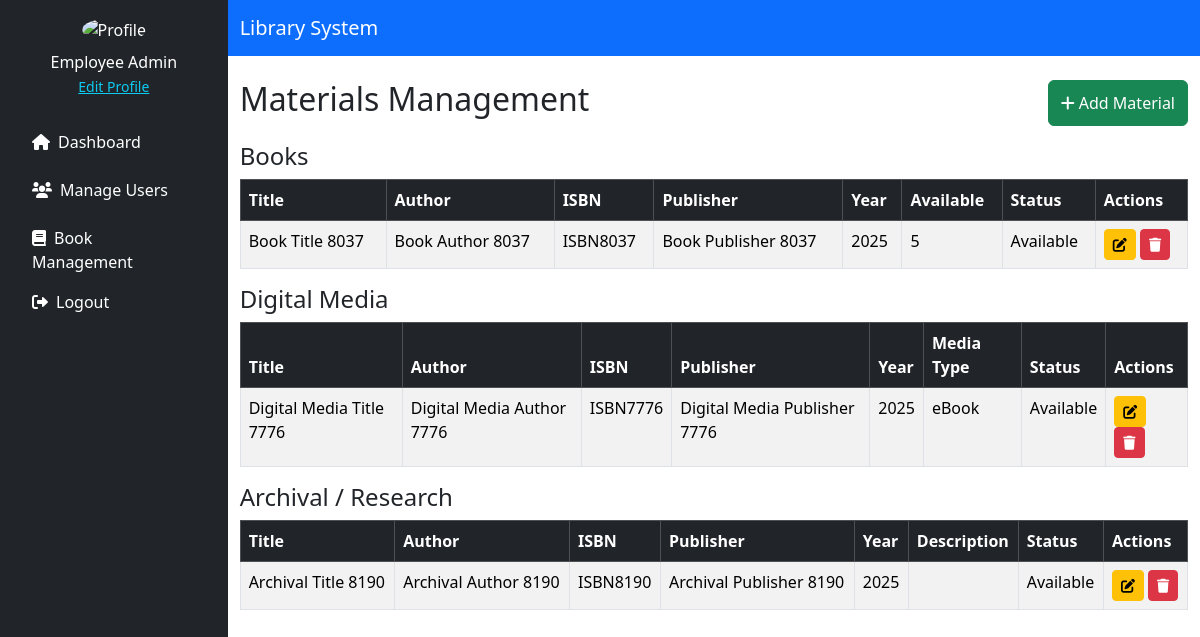
Screenshot of /source/employee/materials_management.php (signed in) with the database file from the repository.
### tables this page shows
CREATE TABLE `material_books` (
  `id` int(11) NOT NULL,
  `title` varchar(255) NOT NULL,
  `author` varchar(255) NOT NULL,
  `isbn` varchar(20) DEFAULT NULL,
  `publisher` varchar(255) DEFAULT NULL,
  `year_published` year(4) DEFAULT NULL,
  `quantity` int(11) DEFAULT 1,
  `available` int(11) DEFAULT 1,
  `status` enum('Available','Archived') DEFAULT 'Available'
);

CREATE TABLE `material_digital_media` (
  `id` int(11) NOT NULL,
  `title` varchar(255) NOT NULL,
  `author` varchar(255) NOT NULL,
  `isbn` varchar(20) DEFAULT NULL,
  `publisher` varchar(255) DEFAULT NULL,
  `year_published` year(4) DEFAULT NULL,
  `media_type` enum('eBook','Audiobook') DEFAULT 'eBook',
  `file_path` varchar(255) DEFAULT NULL,
  `status` enum('Available','Archived') DEFAULT 'Available'
);

CREATE TABLE `material_research` (
  `id` int(11) NOT NULL,
  `title` varchar(255) NOT NULL,
  `author` varchar(255) NOT NULL,
  `isbn` varchar(20) DEFAULT NULL,
  `publisher` varchar(255) DEFAULT NULL,
  `year_published` year(4) DEFAULT NULL,
  `description` text DEFAULT NULL,
  `status` enum('Available','Archived') DEFAULT 'Available'
);

### source/employee/materials_management.php (the view, shortened to what this page needs)
<?php
include '../../config/db_conn.php';
$stmtBooks = $pdo->query("SELECT * FROM material_books");
$stmtDigital = $pdo->query("SELECT * FROM material_digital_media");
$stmtResearch = $pdo->query("SELECT * FROM material_research");
$books = $stmtBooks->fetchAll(PDO::FETCH_ASSOC);
$digitals = $stmtDigital->fetchAll(PDO::FETCH_ASSOC);
$research = $stmtResearch->fetchAll(PDO::FETCH_ASSOC);
?>
<!DOCTYPE html>
<html lang="en">
<head>
    <link href="https://cdn.jsdelivr.net/npm/bootstrap@5.3.3/dist/css/bootstrap.min.css" rel="stylesheet">
    <link href="https://cdnjs.cloudflare.com/ajax/libs/font-awesome/6.0.0/css/all.min.css" rel="stylesheet">
</head>
<body>
<div class="d-flex">
    <?php include './includes/sidebar.php'; ?>
    <div class="flex-grow-1">
        <nav class="navbar navbar-expand-lg navbar-dark bg-primary">
            <div class="container">
                <a class="navbar-brand" href="#">Library System</a>
            </div>
        </nav>
        <div class="container mt-4">
            <div class="d-flex justify-content-between mb-3">
                <h2>Materials Management</h2>
                <button class="btn btn-success" data-bs-toggle="modal" data-bs-target="#selectMaterialTypeModal">
                    <i class="fas fa-plus"></i> Add Material
                </button>
            </div>
            <h4>Books</h4>
            <table class="table table-striped table-bordered">
                <thead class="table-dark">
                    <tr>
                        <th>Title</th>
                        <th>Author</th>
                        <th>ISBN</th>
                        <th>Publisher</th>
                        <th>Year</th>
                        <th>Available</th>
                        <th>Status</th>
                        <th>Actions</th>
                    </tr>
                </thead>
                <tbody>
                    <?php foreach ($books as $book): ?>
                        <tr>
                            <td><?= htmlspecialchars($book['title']) ?></td>
                            <td><?= htmlspecialchars($book['author']) ?></td>
                            <td><?= htmlspecialchars($book['isbn']) ?></td>
                            <td><?= htmlspecialchars($book['publisher']) ?></td>
                            <td><?= htmlspecialchars($book['year_published']) ?></td>
                            <td><?= htmlspecialchars($book['available']) ?></td>
                            <td><?= htmlspecialchars($book['status']) ?></td>
                            <td>
                                <a href="?action=edit&id=<?= $book['id'] ?>&table=material_books" class="btn btn-warning btn-sm"><i class="fas fa-edit"></i></a>
                                <a href="?action=delete&id=<?= $book['id'] ?>&table=material_books" class="btn btn-danger btn-sm"><i class="fas fa-trash"></i></a>
                            </td>
                        </tr>
                    <?php endforeach; ?>
                </tbody>
            </table>
            <h4>Digital Media</h4>
            <table class="table table-striped table-bordered">
                <thead class="table-dark">
                    <tr>
                        <th>Title</th>
                        <th>Author</th>
                        <th>ISBN</th>
                        <th>Publisher</th>
                        <th>Year</th>
                        <th>Media Type</th>
                        <th>Status</th>
                        <th>Actions</th>
                    </tr>
                </thead>
                <tbody>
                    <?php foreach ($digitals as $media): ?>
                        <tr>
                            <td><?= htmlspecialchars($media['title']) ?></td>
                            <td><?= htmlspecialchars($media['author']) ?></td>
                            <td><?= htmlspecialchars($media['isbn']) ?></td>
                            <td><?= htmlspecialchars($media['publisher']) ?></td>
                            <td><?= htmlspecialchars($media['year_published']) ?></td>
                            <td><?= htmlspecialchars($media['media_type']) ?></td>
                            <td><?= htmlspecialchars($media['status']) ?></td>
                            <td>
                                <a href="?action=edit&id=<?= $media['id'] ?>&table=material_digital_media" class="btn btn-warning btn-sm"><i class="fas fa-edit"></i></a>
                                <a href="?action=delete&id=<?= $media['id'] ?>&table=material_digital_media" class="btn btn-danger btn-sm"><i class="fas fa-trash"></i></a>
                            </td>
                        </tr>
                    <?php endforeach; ?>
                </tbody>
            </table>
            <h4>Archival / Research</h4>
            <table class="table table-striped table-bordered">
                <thead class="table-dark">
                    <tr>
                        <th>Title</th>
                        <th>Author</th>
                        <th>ISBN</th>
                        <th>Publisher</th>
                        <th>Year</th>
                        <th>Description</th>
                        <th>Status</th>
                        <th>Actions</th>
                    </tr>
                </thead>
                <tbody>
                    <?php foreach ($research as $item): ?>
                        <tr>
                            <td><?= htmlspecialchars($item['title']) ?></td>
                            <td><?= htmlspecialchars($item['author']) ?></td>
                            <td><?= htmlspecialchars($item['isbn']) ?></td>
                            <td><?= htmlspecialchars($item['publisher']) ?></td>
                            <td><?= htmlspecialchars($item['year_published']) ?></td>
                            <td><?= htmlspecialchars($item['description']) ?></td>
                            <td><?= htmlspecialchars($item['status']) ?></td>
                            <td>
                                <a href="?action=edit&id=<?= $item['id'] ?>&table=material_research" class="btn btn-warning btn-sm"><i class="fas fa-edit"></i></a>
                                <a href="?action=delete&id=<?= $item['id'] ?>&table=material_research" class="btn btn-danger btn-sm"><i class="fas fa-trash"></i></a>
                            </td>
                        </tr>
                    <?php endforeach; ?>
                </tbody>
            </table>
        </div>
    </div>
</div>
</body>
</html>

### source/employee/includes/sidebar.php
<div class="bg-dark text-white p-3" style="width: 250px; height: 100vh;">
    <div class="text-center mb-4">
        <img src="https://cdn-icons-png.flaticon.com/512/3135/3135715.png" class="rounded-circle" width="80" alt="Profile">
        <p class="mt-2 mb-0"><?= htmlspecialchars($_SESSION['user_name']) ?></p>
        <a href="edit_profile.php" class="text-info small">Edit Profile</a>
    </div>
    <ul class="nav nav-pills flex-column">
        <li class="nav-item mb-2">
            <a class="nav-link text-white" href="../employee/dashboard.php"><i class="fas fa-home me-2"></i>Dashboard</a>
        </li>
        <li class="nav-item mb-2">
            <a class="nav-link text-white" href="../employee/manage_users.php"><i class="fas fa-users me-2"></i>Manage Users</a>
        </li>
        <li class="nav-item">
            <a class="nav-link text-white" href="../employee/book_management.php"><i class="fas fa-book me-2"></i>Book Management</a>
        </li>
        <li class="nav-item">
            <a class="nav-link text-white" href="./includes/logout.php"><i class="fas fa-sign-out-alt me-2"></i>Logout</a>
        </li>
    </ul>
</div>

### rows the page displays
material_books: title "Book Title 8037", author "Book Author 8037", isbn "ISBN8037", publisher "Book Publisher 8037", year_published "2025", available "5", status "Available"
material_digital_media: title "Digital Media Title 7776", author "Digital Media Author 7776", isbn "ISBN7776", publisher "Digital Media Publisher 7776", year_published "2025", media_type "eBook", status "Available"
material_research: title "Archival Title 8190", author "Archival Author 8190", isbn "ISBN8190", publisher "Archival Publisher 8190", year_published "2025", status "Available"

### other values shown
$_SESSION['user_name'] "Employee Admin"
